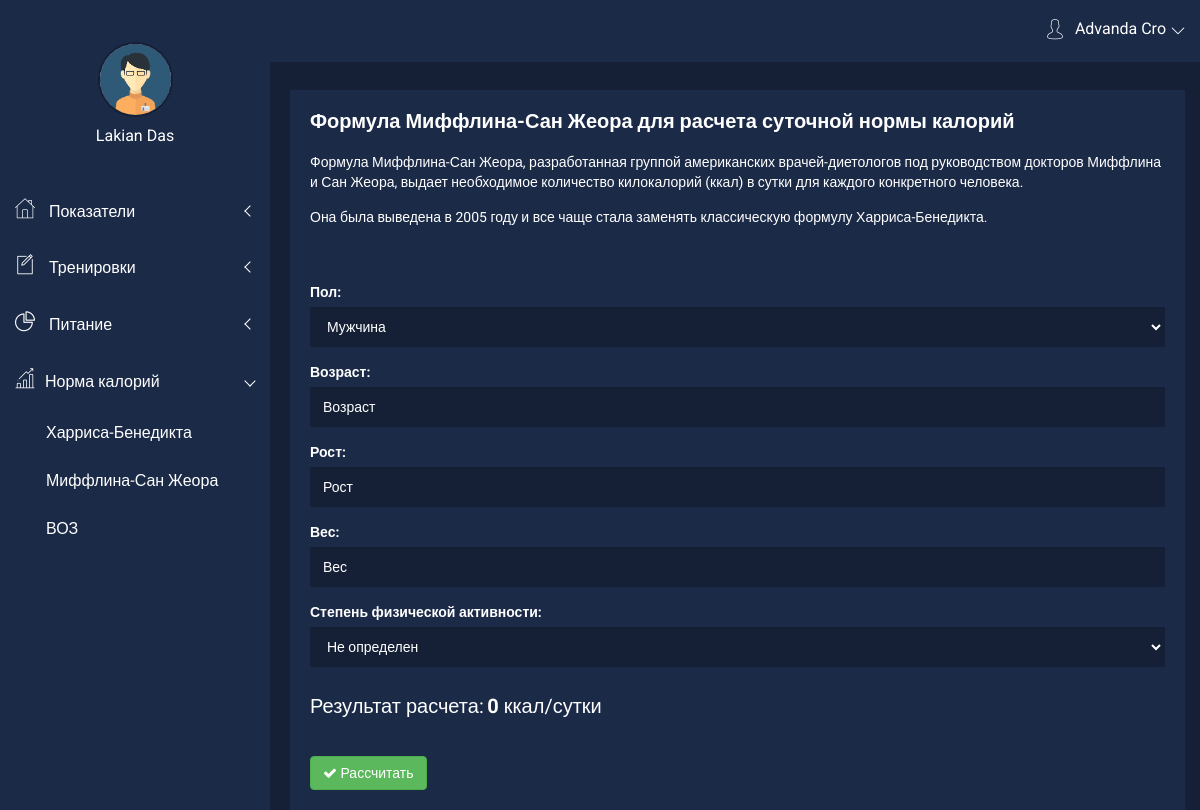
/calculate/calculate_mifflin (signed in), run on an earlier commit of the app's database.
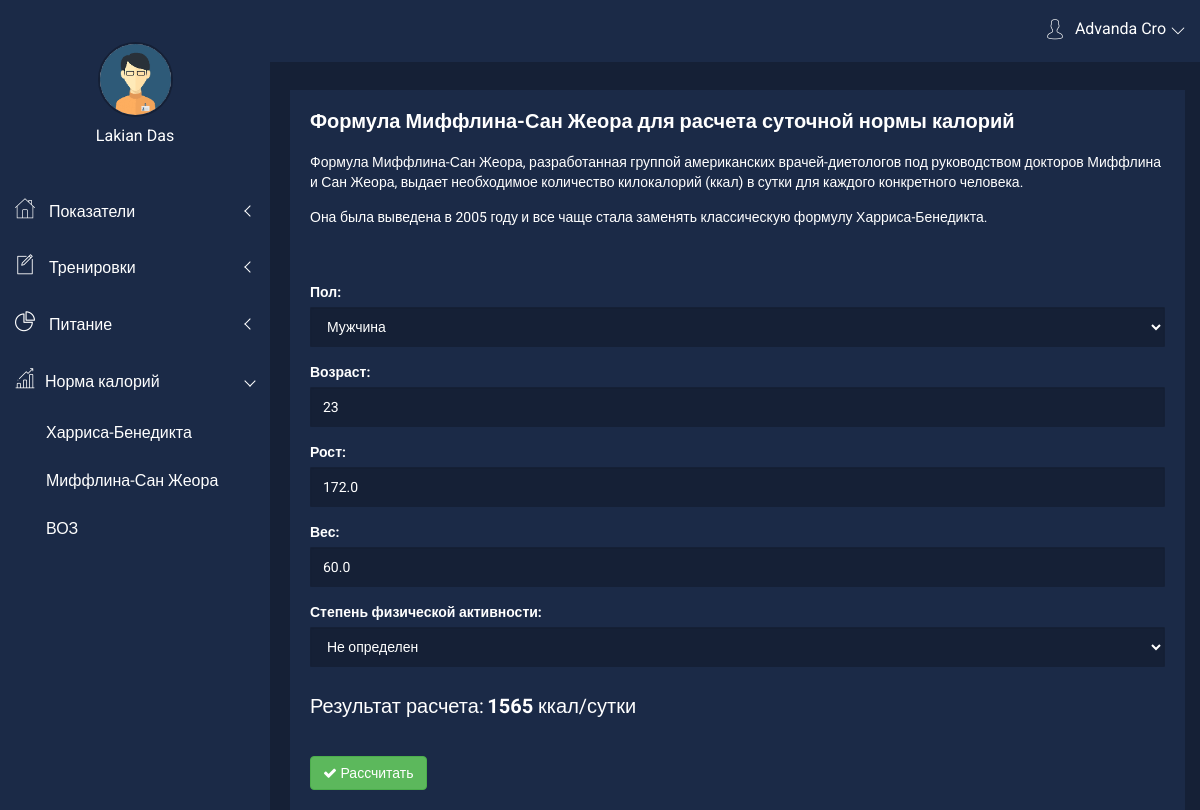
And on a later commit of the database.
### core/models/extendent.py (models this page shows, shortened)
class UserExtSettings(models.Model):
    MAN = 'man'
    WOMAN = 'woman'
    CHOICES = (
        (MAN, 'Мужчина'),
        (WOMAN, 'Женщина'),
    )
    user = models.ForeignKey(User, on_delete=models.CASCADE)
    gender = models.CharField(max_length=5, choices=CHOICES, default='MAN', null=True)
    age = models.IntegerField(verbose_name="Возраст", blank=True, default=1,
                              validators=[
                                  MaxValueValidator(120),
                                  MinValueValidator(1)
                              ])
    height = models.FloatField(max_length=300, verbose_name="Рост", blank=True, null=True,
                               validators=[
                                   MaxValueValidator(300),
                                   MinValueValidator(1)
                               ])
    weight = models.FloatField(max_length=200, verbose_name="Вес", blank=True, null=True,
                               validators=[
                                   MaxValueValidator(200),
                                   MinValueValidator(1)
                               ])
    neck = models.FloatField(max_length=100, verbose_name="Шея", null=True)
    shoulders = models.FloatField(max_length=200, verbose_name="Плечи", null=True)
    chest_relax = models.FloatField(max_length=200, verbose_name="Грудь расслабленная", null=True)
    chest_tense = models.FloatField(max_length=200, verbose_name="Грудь напряженная", null=True)
    left_biceps_relax = models.FloatField(max_length=100, verbose_name="Левый бицепс расслабленный", null=True)
    right_biceps_relax = models.FloatField(max_length=100, verbose_name="Правый бицепс расслабленный", null=True)
    left_biceps_tense = models.FloatField(max_length=100, verbose_name="Левый бицепс напряженный", null=True)
    right_biceps_tense = models.FloatField(max_length=100, verbose_name="Правый бицепс напряженный", null=True)
    left_forearm = models.FloatField(max_length=100, verbose_name="Левое предплечье", null=True)
    right_forearm = models.FloatField(max_length=100, verbose_name="Правое предплечье", null=True)
    pelvis = models.FloatField(max_length=200, verbose_name="Таз", null=True)
    waist = models.FloatField(max_length=200, verbose_name="Талия", null=True)
    left_thigh = models.FloatField(max_length=100, verbose_name="Бедро левое", null=True)
    right_thigh = models.FloatField(max_length=100, verbose_name="Бедро правое", null=True)
    left_shin = models.FloatField(max_length=100, verbose_name="Голень левая", null=True)
    right_shin = models.FloatField(max_length=100, verbose_name="Голень правая", null=True)
    body_mass_index = models.FloatField(max_length=100, verbose_name="Индекс массы тела", null=True)
    date_created = models.DateTimeField(auto_now_add=True, verbose_name="Дата создания", null=True)
    date_updated = models.DateTimeField(auto_now=True, verbose_name="Дата обновления", null=True)
    class Meta:
        ordering = ['user']
        verbose_name = 'Дополнительная настройка'
        verbose_name_plural = 'Дополнительные настройки'

### calculate/views.py (the view)
# urls.py: path('calculate_mifflin', views.calculate_mifflin, name='calculate_mifflin'),
def calculate_mifflin(request):
    userExt = UserExtSettings.objects.filter(user_id=request.session['user']).order_by('-date_created').first()
    formHarrison = CalcCaloriesForm(request.POST or None, instance=userExt)
    if request.method == 'POST' and formHarrison.is_valid():
        result = Calories.calc_mifflin(gender=formHarrison.cleaned_data['gender'],
                                       age=formHarrison.cleaned_data['age'],
                                       weight=formHarrison.cleaned_data['weight'],
                                       height=formHarrison.cleaned_data['height'])
        if formHarrison.cleaned_data['physic_active']:
            result = result * float(request.POST['physic_active'])
    else:
        result = 0
        if userExt:
            result = Calories.calc_mifflin(gender=formHarrison.instance.gender,
                                           age=formHarrison.instance.age,
                                           weight=formHarrison.instance.weight,
                                           height=formHarrison.instance.height)
    return render(request, 'calculate/calculate_mifflin.html',
                  {"formHarrison": formHarrison, 'resultHarrison': math.ceil(result)})

### core/math/Calories.py (called while the page is built)
    @staticmethod
    def calc_mifflin(gender, age, weight, height):
        if gender == 'man':
            result = (10 * float(weight) + 6.25 * float(height) - 5 * int(age) + 5)
        else:
            result = (10 * float(weight) + 6.25 * float(height) - 5 * int(age) - 161)
        return result

### templates/calculate/calculate_mifflin.html (shortened to what this page needs)
{% extends 'base/dashboard.html' %}
{% load static %}
{% block content %}
    <link rel="stylesheet" href="{% static 'dashboard/css/alerts.css' %}">
    <div class="section-admin container-fluid" style="margin-left: 10px;">
        <div class="row">
            <div class="col-lg-12 col-md-12 col-sm-12 col-xs-12">
                <div class="sparkline9-list mg-t-30">
                    <div class="sparkline9-hd">
                        <div class="main-sparkline9-hd">
                            <h1>Формула Миффлина-Сан Жеора для расчета суточной нормы калорий</h1>
                        </div>
                    </div>
                    <div style="color: white; margin:20px 0;">
                        <p>Формула Миффлина-Сан Жеора, разработанная группой американских врачей-диетологов под
                            руководством докторов Миффлина и Сан Жеора, выдает необходимое количество килокалорий (ккал)
                            в сутки для каждого конкретного человека.</p>
                        <p>Она была выведена в 2005 году и все чаще стала заменять классическую формулу
                            Харриса-Бенедикта.</p>
                        <br>
                    </div>
                    <form class="sparkline9-graph" method="post" action="" id="formMain">
                        <div id="pwd-container4">
                            <div class="form-group">
                                {{ formHarrison.gender.label_tag }}
                                {{ formHarrison.gender }}
                            </div>
                            <div class="form-group">
                                {{ formHarrison.age.label_tag }}
                                {{ formHarrison.age }}
                            </div>
                            <div class="form-group">
                                {{ formHarrison.height.label_tag }}
                                {{ formHarrison.height }}
                            </div>
                            <div class="form-group">
                                {{ formHarrison.weight.label_tag }}
                                {{ formHarrison.weight }}
                            </div>
                            <div class="form-group">
                                {{ formHarrison.physic_active.label_tag }}
                                {{ formHarrison.physic_active }}
                            </div>
                            <div class="form-group" style="color:white; margin-top: 25px;">
                                <span class="font-bold pwstrength_viewport_verdict4" style="font-size: 20px;">Результат расчета:</span>
                                <span class="pwstrength_viewport_progress4"
                                      style="font-size: 20px;"><b>{{ resultHarrison }}</b> ккал/сутки</span>
                            </div>
                        </div>
                        <button type="submit" class="btn btn-custon-four btn-success" style="margin-top: 20px;">
                            <i class="fa fa-check adminpro-checked-pro" aria-hidden="true"></i> Рассчитать
                        </button>
                    </form>
                </div>
            </div>
        </div>
    </div>
{% endblock %}

What changed in the data, as far as the page shows it:
added UserExtSettings: gender "Мужчина", age "23", height "172.0", weight "60.0"
Also different on the page:
{{ resultHarrison }}: "0" → "1565"
form field gender: "Мужчина" → (not shown)
